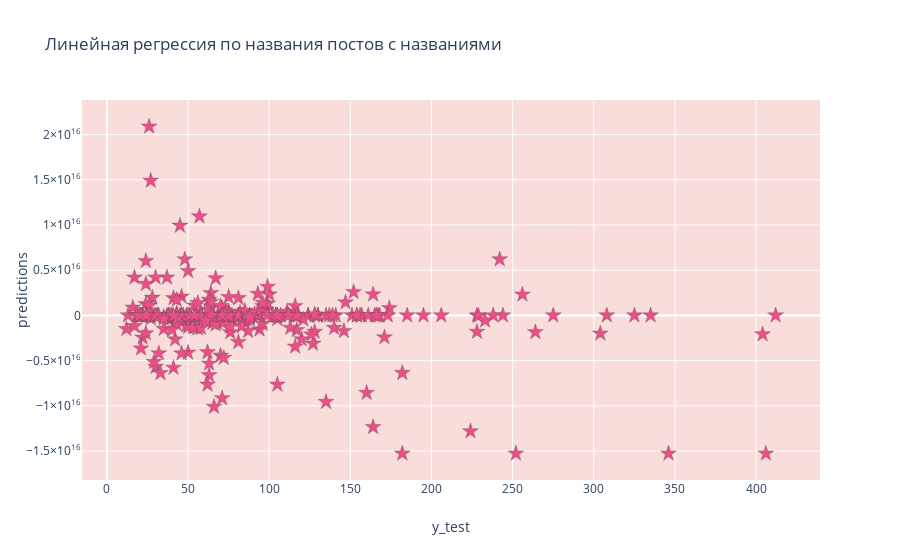

This figure's notebook cell:
### Code cell
data = [go.Scatter(
        x = y2_test, 
        y = predictions2,
        mode = 'markers',
        marker = {
                'size': 12,
                'color': 'rgb(234,79,136)',
                'symbol': 'star',
                'line': {
                    'width': 0.3
                }
                
        }
    )]

layout = go.Layout(
        title = 'Линейная регрессия по названия постов с названиями',
        xaxis = dict(title = 'y_test'),
        yaxis = dict(title = 'predictions'),
        plot_bgcolor='rgb(249,221,218)'
        
)

fig = go.Figure(data = data, layout = layout) #объединяет дату и лэйаут 
###  дата будет списком. квадратные скобки, то что может быть несколько графиков
pyo.iplot(fig, filename= 'scatter1.html') ###добавляем букву i, чтобы график отображался в тетрадке

### Figure 1 — Plotly figure (JSON) as saved in the notebook; plotly's stock layout.template omitted (floating-point values rounded to 4 significant figures; data arrays with more than 128 entries replaced by an {"elided": "..."} marker saying what was removed)
{"data": [{"marker": {"color": "rgb(234,79,136)", "line": {"width": 0.3}, "size": 12, "symbol": "star"}, "mode": "markers", "type": "scatter", "x": {"elided": "249 int values"}, "y": {"elided": "249 float values"}}], "layout": {"plot_bgcolor": "rgb(249,221,218)", "title": {"text": "Линейная регрессия по названия постов с названиями"}, "xaxis": {"title": {"text": "y_test"}}, "yaxis": {"title": {"text": "predictions"}}}}
